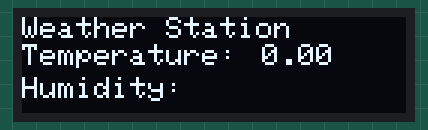
The sketch below on a simulated Arduino Uno, built with avr-gcc and run on an emulated ATmega328P. Parts: 128×32 one-colour display. What the sketch prints to the serial monitor is not drawn.

Above: at 0.1 s.

The sketch:

Display.ino
```cpp
#include <SPI.h>
#include <Wire.h>

#include <Adafruit_SSD1306.h>


#define therm_power 11 // when ever "therm_power" is read 11 is placed
#define display_power 9
#define SCREEN_WIDTH 128 // OLED display width, in pixels
#define SCREEN_HEIGHT 32 // OLED display height, in pixels
#define OLED_RESET     4
#define SCREEN_ADDRESS 0x3C
int ThermistorPin = 0;
int Vo;
float R1 = 57000; //value of resistor in series with thermistor
float logR2, R2, T;
float c1 = 1.009249522e-03, c2 = 2.378405444e-04, c3 = 2.019202697e-07; // steinhart-harts constance
Adafruit_SSD1306 display(SCREEN_WIDTH, SCREEN_HEIGHT, &Wire, OLED_RESET);

void setup() {
Serial.begin(9600); // 9600 updated bits/s

pinMode(therm_power, OUTPUT); // Sets PIN 11 as an output
pinMode(display_power, OUTPUT);
digitalWrite(display_power, HIGH);
display.begin(SSD1306_SWITCHCAPVCC, SCREEN_ADDRESS);
//  if(!display.begin(SSD1306_SWITCHCAPVCC, SCREEN_ADDRESS)) {
//    Serial.println(F("SSD1306 allocation failed"));
//    for(;;); // Don't proceed, loop forever
//  }


}

void loop() {
  Serial.print("Here");

  delay(10);
  display.clearDisplay();
  display.setTextSize(1);             // Normal 1:1 pixel scale
  display.setTextColor(SSD1306_WHITE);        // Draw white text
  display.setCursor(0,0);             // Start at top-left corner
  display.println(F("Weather Station"));
  display.setCursor(0,9);             // Start at top-left corner
  display.print("Temperature: ");
  display.setCursor(80,9);
  display.print(T);
  display.setCursor(0,20);
  display.print("Humidity: ");
  display.display();


}

void weather_station() {
   digitalWrite(therm_power, HIGH); //suppies voltage to pin11/thermistor


  Vo = analogRead(ThermistorPin); //Vo is Vout the voltage at the thermistor
  R2 = R1 * (1023.0 / (float)Vo - 1.0); //solving for the thermistor resistance, equation shown in report
  logR2 = log(R2); //find the log of the resistor value
  T = (1.0 / (c1 + c2*logR2 + c3*logR2*logR2*logR2)); // Calculated temperature in KELVIN
  T = T - 273.15; // Converts it to Celcius
  T = (T * 9.0)/ 5.0 + 32.0; //converts from celcius to faranheit

  Serial.print("Temperature: ");
  Serial.print(T); //prints out the temperature in serial port
  Serial.println(" F");

  display.clearDisplay();
  display.setTextSize(1);             // Normal 1:1 pixel scale
  display.setTextColor(SSD1306_WHITE);        // Draw white text
  display.setCursor(0,0);             // Start at top-left corner
  display.println(F("Weather Station"));
  display.setCursor(0,9);             // Start at top-left corner
  display.print("Temperature: ");
  display.setCursor(80,9);
  display.print(T);
  display.setCursor(0,20);
  display.print("Humidity: ");
  display.display();


}
```
